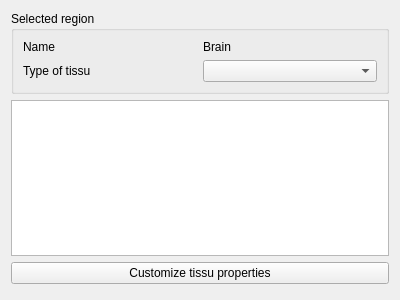
<?xml version="1.0" encoding="UTF-8"?>
<ui version="4.0">
 <class>OrganPrintTissuePanelControls</class>
 <widget class="QWidget" name="OrganPrintTissuePanelControls">
  <property name="geometry">
   <rect>
    <x>0</x>
    <y>0</y>
    <width>400</width>
    <height>300</height>
   </rect>
  </property>
  <property name="windowTitle">
   <string>Form</string>
  </property>
  <layout class="QVBoxLayout" name="verticalLayout_2">
   <item>
    <widget class="QGroupBox" name="groupBox">
     <property name="title">
      <string>Selected region</string>
     </property>
     <layout class="QGridLayout" name="gridLayout_2">
      <item row="0" column="1">
       <widget class="QLabel" name="tissuNameLabel">
        <property name="text">
         <string>Brain</string>
        </property>
       </widget>
      </item>
      <item row="1" column="0">
       <widget class="QLabel" name="label_3">
        <property name="text">
         <string>Type of tissu</string>
        </property>
       </widget>
      </item>
      <item row="0" column="0">
       <widget class="QLabel" name="label">
        <property name="text">
         <string>Name</string>
        </property>
       </widget>
      </item>
      <item row="1" column="1">
       <widget class="QComboBox" name="tissuTypeComboBox"/>
      </item>
     </layout>
    </widget>
   </item>
   <item>
    <widget class="QTextEdit" name="textEdit">
     <property name="readOnly">
      <bool>true</bool>
     </property>
    </widget>
   </item>
   <item>
    <widget class="QPushButton" name="pushButton">
     <property name="text">
      <string>Customize tissu properties</string>
     </property>
    </widget>
   </item>
   <item>
    <spacer name="verticalSpacer">
     <property name="orientation">
      <enum>Qt::Vertical</enum>
     </property>
     <property name="sizeHint" stdset="0">
      <size>
       <width>20</width>
       <height>40</height>
      </size>
     </property>
    </spacer>
   </item>
  </layout>
 </widget>
 <resources/>
 <connections/>
</ui>
